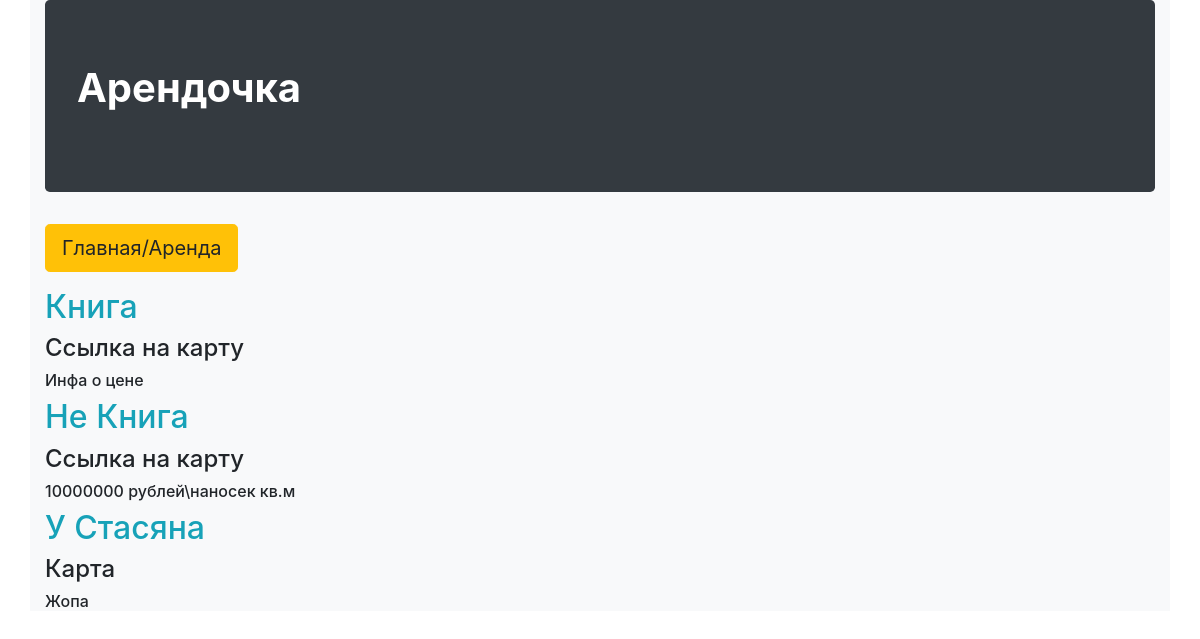
The page /arenda/1 on the database its author committed.
### Arenda/models.py (models this page shows, shortened)
class Info(models.Model):
    place_id = models.ForeignKey(Place)
    info_second_name = models.CharField(max_length = 50, help_text = "Резервное поле для отображения")
    info_maplink = models.TextField(help_text = "Ссылка на карту")
    info_price = models.TextField(help_text = "Расценки")

### Arenda/views.py (the view)
# urls.py: url(r'^(?P<pk>\d+)$',views.InfoView.as_view())
class InfoView(ListView):
    model = Info
    context_object_name = "info"
    template_name = "info.html"

### Arenda/templates/info.html
{% extends "wrapper.html"%}
{% load staticfiles %}
{% block content %}
{% for item in info %}
    <h2 class="text-info">{{item.info_second_name}}</h2>
    <h4 class="text">{{item.info_maplink}}</h4>
    <h6 class="text">{{item.info_price}}</h6>
{% endfor %}
{% endblock %}

### Arenda/templates/wrapper.html (shortened to what this page needs)
<!DOCTYPE html>
<html lang="en">
<head>
    {% load staticfiles %}
    <link rel="stylesheet" href="{% static 'css/bootstrap.min.css' %}" type="text/css">
    <link rel="stylesheet" href="{% static 'css/mystyle.css' %}" type="text/css">
</head>
<body>
    <div class = "container bg-light">
      <div>
        <h1 class = "jumbotron bg-dark text-white font-weight-bold">
          {% include "includes/somehtml.html" %}
        </h1>
        <p>
        <a href="/arenda" class="btn btn-warning btn-lg">Главная/Аренда</a>
        </p>
          {% block content %}
          {% endblock %}
      </div>
    </div>
</body>
</html>

### Arenda/templates/includes/somehtml.html
{% block content %}
<p>Арендочка</p>
{% endblock %}

### rows shown on the page
Info: info_second_name "Книга", info_maplink "Ссылка на карту", info_price "Инфа о цене"
Info: info_second_name "Не Книга", info_maplink "Ссылка на карту", info_price "10000000 рублей\\наносек кв.м"
Info: info_second_name "У Стасяна", info_maplink "Карта", info_price "Жопа"
